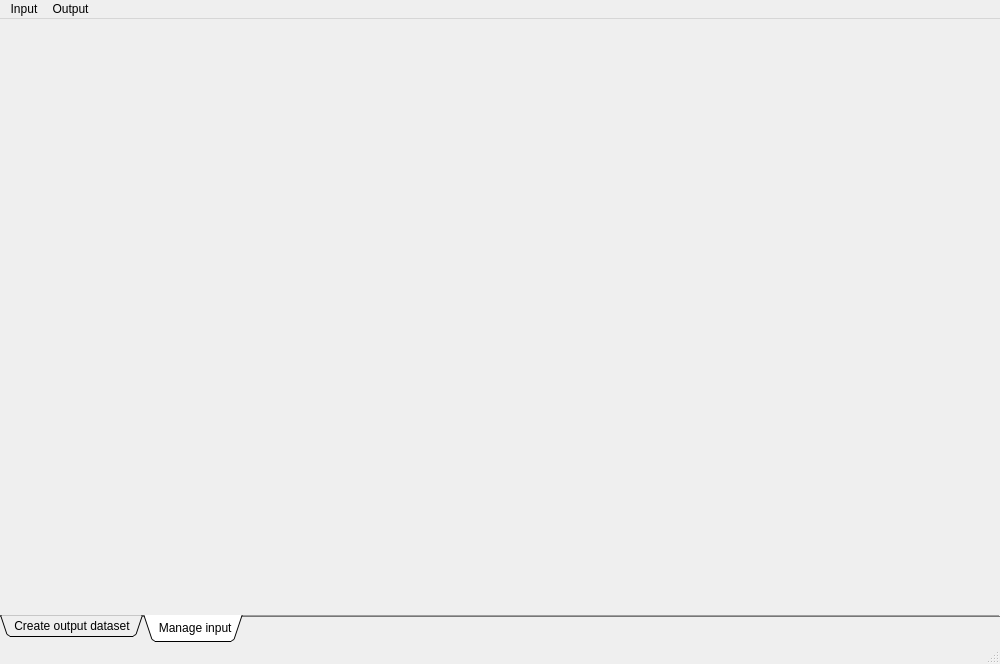
<?xml version="1.0" encoding="UTF-8"?>
<ui version="4.0">
 <class>NewGeneMainWindow</class>
 <widget class="QMainWindow" name="NewGeneMainWindow">
  <property name="geometry">
   <rect>
    <x>0</x>
    <y>0</y>
    <width>1000</width>
    <height>664</height>
   </rect>
  </property>
  <property name="windowTitle">
   <string>NewGene - K-adic data management for the social sciences</string>
  </property>
  <property name="layoutDirection">
   <enum>Qt::LeftToRight</enum>
  </property>
  <property name="documentMode">
   <bool>true</bool>
  </property>
  <widget class="QWidget" name="centralWidget">
   <property name="styleSheet">
    <string notr="true"/>
   </property>
   <layout class="QVBoxLayout" name="verticalLayout">
    <property name="leftMargin">
     <number>0</number>
    </property>
    <property name="topMargin">
     <number>0</number>
    </property>
    <property name="rightMargin">
     <number>0</number>
    </property>
    <property name="bottomMargin">
     <number>0</number>
    </property>
    <item>
     <widget class="NewGeneTabWidget" name="tabWidgetMain">
      <property name="sizePolicy">
       <sizepolicy hsizetype="Ignored" vsizetype="Ignored">
        <horstretch>0</horstretch>
        <verstretch>0</verstretch>
       </sizepolicy>
      </property>
      <property name="styleSheet">
       <string notr="true">QTabWidget::tab-bar {
border: 0px;
}

QTabBar::tab:selected {
border-left: 1px solid #1c1515;
padding-left: 10px;
border-right: 1px solid #1c1515;
padding-right: 10px;
border-bottom: 1px solid #7e7fff;
border-top: 0px solid #a0a0a0;
margin-bottom: 0px;
border-bottom-left-radius: 8px;
border-bottom-right-radius: 8px;
padding-top: 6px;
padding-bottom: 6px;
background: qlineargradient(x1: 0, y1: 0, x2: 0, y2: 1,
                                 stop: 0 #ff450c,
                                 stop: 0.05 #f98a74,
                                 stop: 0.2 #fde0d3,
                                 stop: 0.9 #f9dac7,
                                 stop: 1 #f98a74);
 }

QTabBar::tab:!selected {
border-left: 1px solid #1c1515;
padding-left: 10px;
border-right: 1px solid #1c1515;
padding-right: 10px;
border-bottom: 1px solid #7e7fff;
border-top: 0px solid #a0a0a0;
margin-bottom: 4px;
border-bottom-left-radius: 8px;
border-bottom-right-radius: 8px;
padding-top: 1px;
padding-bottom: 1px;
background: qlineargradient(x1: 0, y1: 0, x2: 0, y2: 1,
                                 stop: 0 /* #5354dd, */ #b1b1ff,
                                 stop: 0.3 /* #b1b1ff, */ #c7c7c7
                                 stop: 0.6 #c7c7c7,
                                 stop: 1.0 #a1a1a1);
}
</string>
      </property>
      <property name="tabPosition">
       <enum>QTabWidget::South</enum>
      </property>
      <property name="tabShape">
       <enum>QTabWidget::Triangular</enum>
      </property>
      <property name="currentIndex">
       <number>1</number>
      </property>
      <property name="elideMode">
       <enum>Qt::ElideNone</enum>
      </property>
      <property name="documentMode">
       <bool>true</bool>
      </property>
      <widget class="QWidget" name="tabOutput">
       <property name="styleSheet">
        <string notr="true"/>
       </property>
       <attribute name="title">
        <string> Create output dataset </string>
       </attribute>
       <layout class="QVBoxLayout" name="verticalLayoutOutput">
        <property name="leftMargin">
         <number>0</number>
        </property>
        <property name="topMargin">
         <number>0</number>
        </property>
        <property name="rightMargin">
         <number>0</number>
        </property>
        <property name="bottomMargin">
         <number>0</number>
        </property>
        <item>
         <widget class="NewGeneCreateOutput" name="CreateOutputPane" native="true"/>
        </item>
       </layout>
      </widget>
      <widget class="QWidget" name="tabInput">
       <property name="styleSheet">
        <string notr="true"/>
       </property>
       <attribute name="title">
        <string> Manage input</string>
       </attribute>
       <layout class="QVBoxLayout" name="verticalLayoutOutput">
        <property name="leftMargin">
         <number>0</number>
        </property>
        <property name="topMargin">
         <number>0</number>
        </property>
        <property name="rightMargin">
         <number>0</number>
        </property>
        <property name="bottomMargin">
         <number>0</number>
        </property>
        <item>
         <widget class="NewGeneManageInput" name="ManageInputPane" native="true"/>
        </item>
       </layout>
      </widget>
     </widget>
    </item>
   </layout>
  </widget>
  <widget class="QMenuBar" name="menuBar">
   <property name="geometry">
    <rect>
     <x>0</x>
     <y>0</y>
     <width>1000</width>
     <height>21</height>
    </rect>
   </property>
   <widget class="QMenu" name="menuInput">
    <property name="title">
     <string>Input</string>
    </property>
    <addaction name="actionNew_Input_Dataset"/>
    <addaction name="actionOpen_Input_Dataset"/>
    <addaction name="actionSave_Input_Dataset_As"/>
    <addaction name="actionClose_Current_Input_Dataset"/>
   </widget>
   <widget class="QMenu" name="menuOutput">
    <property name="title">
     <string>Output</string>
    </property>
    <addaction name="actionNew_Output_Dataset"/>
    <addaction name="actionOpen_Output_Dataset"/>
    <addaction name="actionSave_Output_Dataset_As"/>
    <addaction name="actionClose_Current_Output_Dataset"/>
   </widget>
   <addaction name="menuInput"/>
   <addaction name="menuOutput"/>
  </widget>
  <widget class="QStatusBar" name="statusBar"/>
  <action name="actionOpen_Input_Dataset">
   <property name="text">
    <string>Open Input Dataset...</string>
   </property>
  </action>
  <action name="actionOpen_Output_Dataset">
   <property name="text">
    <string>Open Output Dataset...</string>
   </property>
  </action>
  <action name="actionClose_Current_Input_Dataset">
   <property name="text">
    <string>Close Current Input Dataset</string>
   </property>
  </action>
  <action name="actionClose_Current_Output_Dataset">
   <property name="text">
    <string>Close Current Output Dataset</string>
   </property>
  </action>
  <action name="actionNew_Input_Dataset">
   <property name="text">
    <string>New Input Dataset...</string>
   </property>
  </action>
  <action name="actionSave_Input_Dataset_As">
   <property name="text">
    <string>Save Input Dataset As...</string>
   </property>
  </action>
  <action name="actionNew_Output_Dataset">
   <property name="text">
    <string>New Output Dataset...</string>
   </property>
  </action>
  <action name="actionSave_Output_Dataset_As">
   <property name="text">
    <string>Save Output Dataset As...</string>
   </property>
  </action>
 </widget>
 <layoutdefault spacing="6" margin="11"/>
 <customwidgets>
  <customwidget>
   <class>NewGeneTabWidget</class>
   <extends>QTabWidget</extends>
   <header location="global">newgenetabwidget.h</header>
   <container>1</container>
  </customwidget>
  <customwidget>
   <class>NewGeneCreateOutput</class>
   <extends>QWidget</extends>
   <header location="global">newgenecreateoutput.h</header>
   <container>1</container>
  </customwidget>
  <customwidget>
   <class>NewGeneManageInput</class>
   <extends>QWidget</extends>
   <header location="global">newgenemanageinput.h</header>
   <container>1</container>
  </customwidget>
 </customwidgets>
 <resources/>
 <connections/>
</ui>
